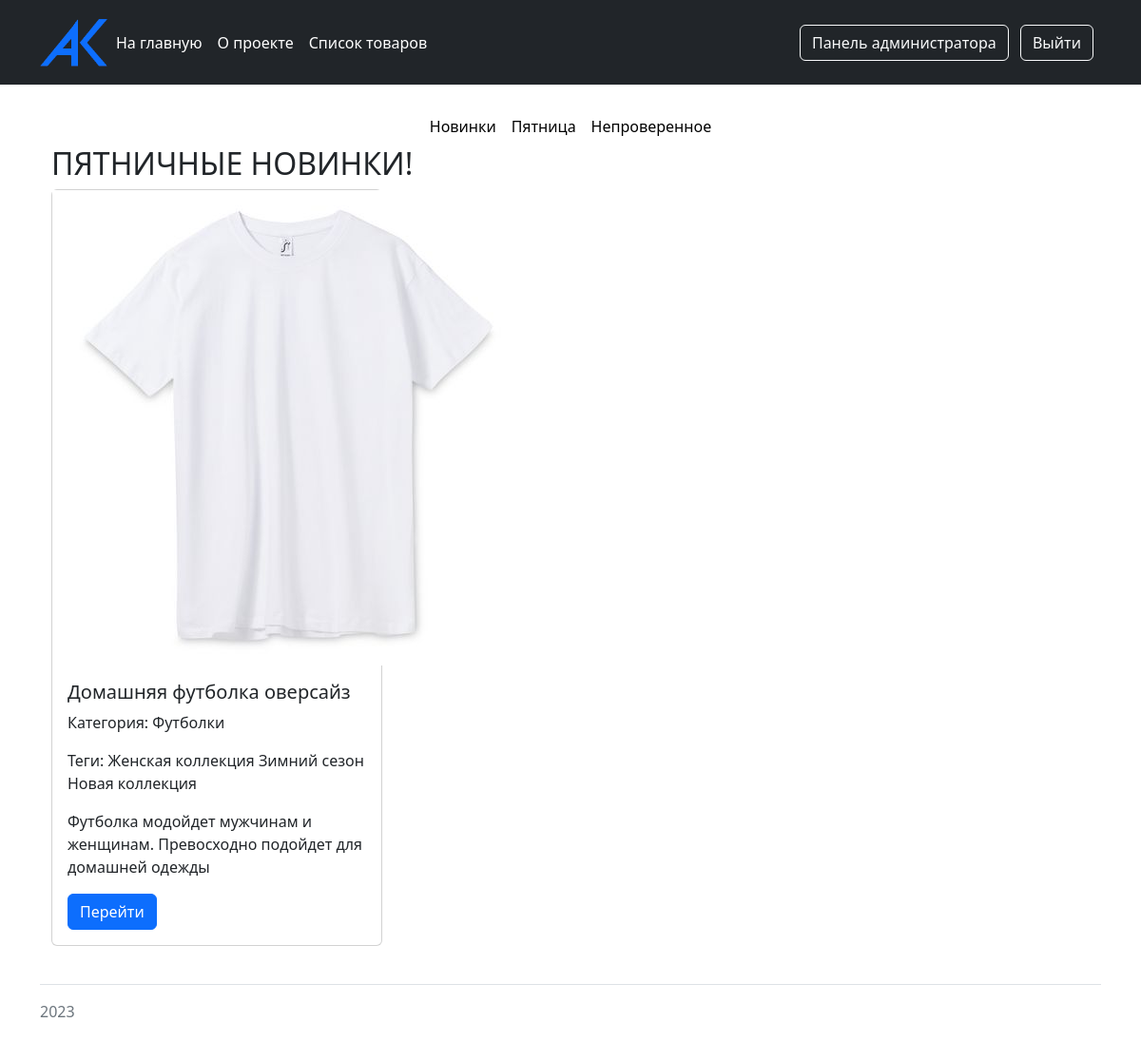
The page /catalog/friday (signed in) on the database its author committed.
### catalog/models.py (models this page shows)
class Item(core.models.NameFieldMixin, core.models.IsPublishedFieldMixin):
    objects = catalog.managers.ItemManager()
    text = tinymce.HTMLField(
        validators=[
            catalog.validators.ValidateMustContain("превосходно", "роскошно")
        ],
        verbose_name="описание",
        help_text="Придумайте описание. Текст должен "
        "включать слова превосходно или роскошно",
    )
    category = django.db.models.ForeignKey(
        "category",
        on_delete=django.db.models.CASCADE,
        verbose_name="категория",
        help_text="Выберите категорию или добавьте новую",
    )
    tags = django.db.models.ManyToManyField(
        "tag",
        verbose_name="теги",
        help_text="Выберите тег или создайте новый",
    )
    image = django.db.models.OneToOneField(
        "ItemImageMain",
        verbose_name="главное фото",
        on_delete=django.db.models.CASCADE,
    )
    is_on_main = django.db.models.BooleanField(
        default=False,
        verbose_name="добавить на главную страницу",
        help_text="Поставьте галочку, если хотите "
        "отобразить товар на главной странице",
    )
    date_created = django.db.models.DateField(
        auto_now_add=True, verbose_name="дата создания"
    )
    date_updated = django.db.models.DateField(
        auto_now=True, verbose_name="дата последнего изменения"
    )
    def get_absolute_url(self):
        return django.urls.reverse(
            "catalog:item_detail", kwargs={"item_pk": self.pk}
        )
    class Meta:
        verbose_name = "товар"
        verbose_name_plural = "товары"

class Category(
    core.models.NameFieldMixin,
    core.models.IsPublishedFieldMixin,
    core.models.SlugFieldMixin,
    core.models.NormalizedNameFieldMixin,
):
    weight = django.db.models.PositiveSmallIntegerField(
        default=150,
        verbose_name="масса",
        help_text="Укажите массу",
    )
    class Meta:
        verbose_name = "категория"
        verbose_name_plural = "категории"

class Tag(
    core.models.NameFieldMixin,
    core.models.IsPublishedFieldMixin,
    core.models.SlugFieldMixin,
    core.models.NormalizedNameFieldMixin,
):
    class Meta:
        verbose_name = "тег"
        verbose_name_plural = "теги"

### catalog/views.py (the view)
def items_friday(request):
    number_of_items = 5
    items = catalog.models.Item.objects.friday(number_of_items)
    context = {
        "title": "Пятница!",
        "header": "ПЯТНИЧНЫЕ НОВИНКИ!",
        "items": items,
    }
    return django.shortcuts.render(
        request=request,
        template_name="catalog/item_unique.html",
        context=context,
    )

### catalog/converters.py (called while the page is built)
    def to_url(self, value):
        return str(value)

### templates/catalog/item_unique.html (shortened to what this page needs)
{% extends 'base.html' %}
{% load static %}
{% load i18n %}
{% block content %}
<div class="container pt-4">
    <ul class="nav col-12 col-lg-auto me-lg-auto mb-2 justify-content-center mb-md-0">
        <li><a href="{% url 'catalog:items_new' %}" class="nav-link px-2 {% if view_name == 'catalog:items_new' %} text-secondary {% else %} text-black {% endif %}">{% trans "Новинки" %}</a></li>
        <li><a href="{% url 'catalog:items_friday' %}" class="nav-link px-2 {% if view_name == 'catalog:items_friday' %} text-secondary {% else %} text-black {% endif %}">{% trans "Пятница" %}</a></li>
        <li><a href="{% url 'catalog:items_unverified' %}" class="nav-link px-2 {% if view_name == 'catalog:items_unverified' %} text-secondary {% else %} text-black {% endif %}">{% trans "Непроверенное" %}</a></li>
      </ul>
    <h2>{{ header }}</h2>
 <div class="row">
    {% for item in items %}
        {% include "includes/item.html"  with item=item %}
    {% endfor %}
 </div>
</div>
 {% endblock %}

### templates/includes/item.html
{% load thumbnail %}
<div class="col-sm-4">
  <div class="card mb-3">
    {% thumbnail item.image.image_main "300x300" padding=True as im %}
      <img src="{{ im.url }}" class="mx-auto">
    {% endthumbnail %}
    <div class="card-body">
      <h5 class="card-title">{{ item.name }}</h5>
      <p class="card-text">Категория: {{ item.category.name }}</p>
      <p class="card-text">
        Теги:
        {% for tag in item.tags.all %}
          {{ tag.name }}
        {% endfor %}
      </p>
      <p class="card-text">{{ item.text|truncatewords:10|safe }}</p>
      <a href="{{ item.get_absolute_url }}" class="btn btn-primary">Перейти</a>
    </div>
  </div>
</div>

### rows shown on the page
Item: name "Домашняя футболка оверсайз", category.name "Футболки", text "Футболка модойдет мужчинам и женщинам. Превосходно подойдет для домашней одежды"
Tag: name "Женская коллекция"
Tag: name "Зимний сезон"
Tag: name "Новая коллекция"

### other values the page prints
{{ header }} "ПЯТНИЧНЫЕ НОВИНКИ!"
